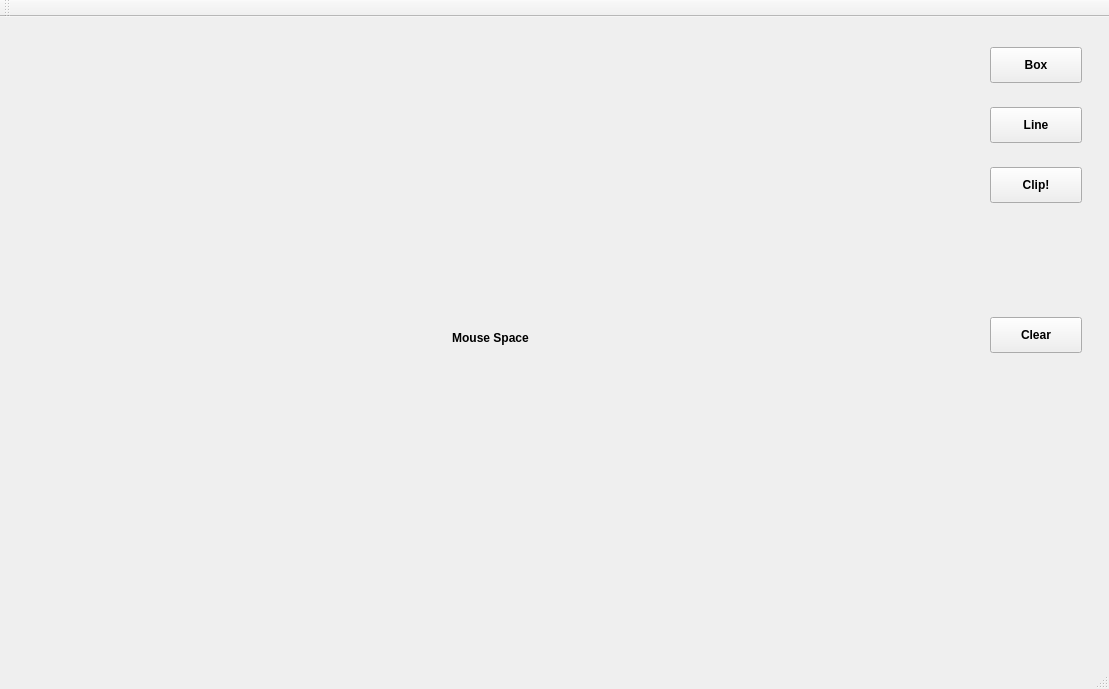
<?xml version="1.0" encoding="UTF-8"?> 
<ui version="4.0">
 <class>MainWindow</class>
 <widget class="QMainWindow" name="MainWindow">
  <property name="geometry">
   <rect>
    <x>0</x>
    <y>0</y>
    <width>1109</width>
    <height>689</height>
   </rect>
  </property>
  <property name="font">
   <font>
    <weight>75</weight>
    <bold>true</bold>
   </font>
  </property>
  <property name="windowTitle">
   <string>MainWindow</string>
  </property>
  <widget class="QWidget" name="centralWidget">
   <widget class="QLabel" name="label">
    <property name="geometry">
     <rect>
      <x>20</x>
      <y>10</y>
      <width>941</width>
      <height>621</height>
     </rect>
    </property>
    <property name="text">
     <string>Mouse Space</string>
    </property>
    <property name="alignment">
     <set>Qt::AlignCenter</set>
    </property>
   </widget>
   <widget class="QPushButton" name="pushButton">
    <property name="geometry">
     <rect>
      <x>990</x>
      <y>30</y>
      <width>92</width>
      <height>36</height>
     </rect>
    </property>
    <property name="text">
     <string>Box</string>
    </property>
   </widget>
   <widget class="QPushButton" name="pushButton_2">
    <property name="geometry">
     <rect>
      <x>990</x>
      <y>90</y>
      <width>92</width>
      <height>36</height>
     </rect>
    </property>
    <property name="text">
     <string>Line</string>
    </property>
   </widget>
   <widget class="QPushButton" name="pushButton_3">
    <property name="geometry">
     <rect>
      <x>990</x>
      <y>150</y>
      <width>92</width>
      <height>36</height>
     </rect>
    </property>
    <property name="text">
     <string>Clip!</string>
    </property>
   </widget>
   <widget class="QPushButton" name="pushButton_4">
    <property name="geometry">
     <rect>
      <x>990</x>
      <y>300</y>
      <width>92</width>
      <height>36</height>
     </rect>
    </property>
    <property name="text">
     <string>Clear</string>
    </property>
   </widget>
  </widget>
  <widget class="QMenuBar" name="menuBar">
   <property name="geometry">
    <rect>
     <x>0</x>
     <y>0</y>
     <width>1109</width>
     <height>22</height>
    </rect>
   </property>
  </widget>
  <widget class="QToolBar" name="mainToolBar">
   <attribute name="toolBarArea">
    <enum>TopToolBarArea</enum>
   </attribute>
   <attribute name="toolBarBreak">
    <bool>false</bool>
   </attribute>
  </widget>
  <widget class="QStatusBar" name="statusBar"/>
 </widget>
 <layoutdefault spacing="6" margin="11"/>
 <resources/>
 <connections/>
</ui>
